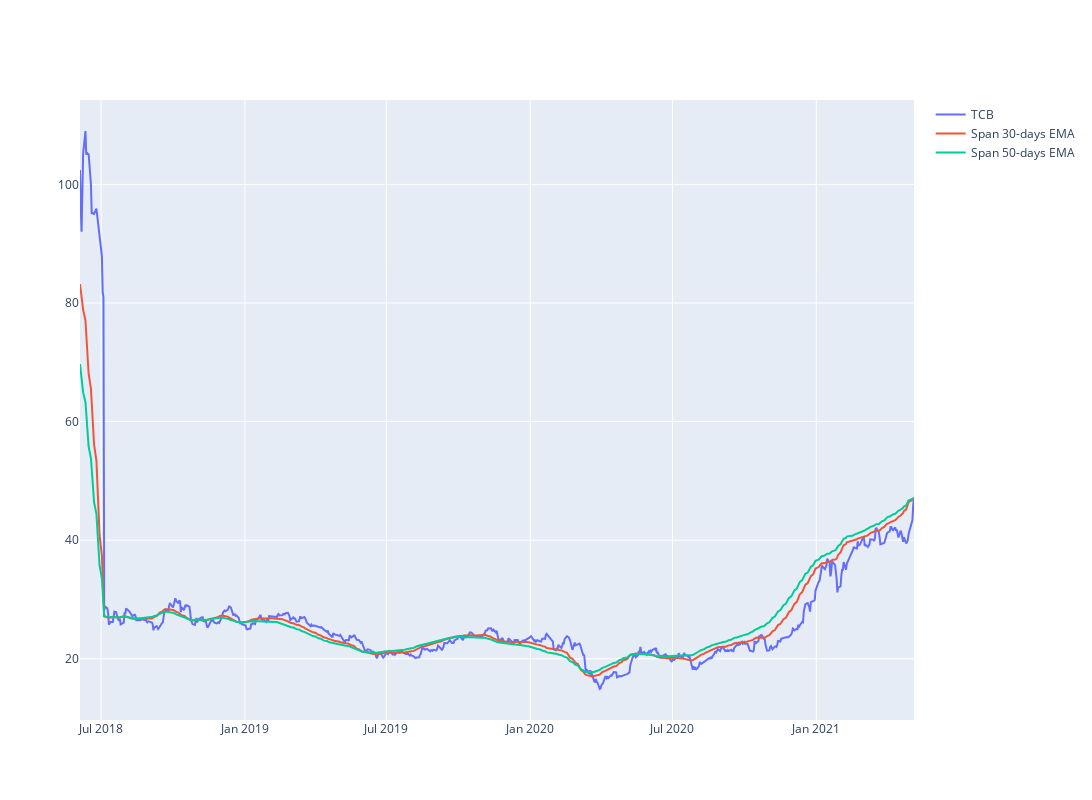

Notebook source saved alongside this figure:
### Code cell
#plot linechart for stock price
short_rolling = df['<Close>'].rolling(window=20).mean()

ema_long = df['<Close>'].ewm(span=50, adjust=False).mean()
ema_short = df['<Close>'].ewm(span=30, adjust=False).mean()
line_price = df['<Close>']
fig = go.Figure()
#px.line(df_hpg, x='datetime', y='<Close>', labels={'x':'Date', 'y':'Price'})
fig.update_layout(  autosize=False,   width=1200,    height=800)
fig.add_trace(go.Scatter(x=df.datetime, y=line_price, 
                        mode='lines', name=stock))

fig.add_trace(go.Scatter(x=df.datetime, y=ema_short, 
                        mode='lines', name='Span 30-days EMA'))

fig.add_trace(go.Scatter(x=df.datetime, y=ema_long, 
                        mode='lines', name='Span 50-days EMA'))

### Figure 1 — Plotly figure (JSON) as saved in the notebook; plotly's stock layout.template omitted (floating-point values rounded to 4 significant figures; data arrays with more than 128 entries replaced by an {"elided": "..."} marker saying what was removed)
{"data": [{"mode": "lines", "name": "TCB", "type": "scatter", "x": {"elided": "732 str values"}, "y": {"elided": "732 float values"}}, {"mode": "lines", "name": "Span 30-days EMA", "type": "scatter", "x": {"elided": "732 str values"}, "y": {"elided": "732 float values"}}, {"mode": "lines", "name": "Span 50-days EMA", "type": "scatter", "x": {"elided": "732 str values"}, "y": {"elided": "732 float values"}}], "layout": {"autosize": false, "height": 800, "width": 1200}}
